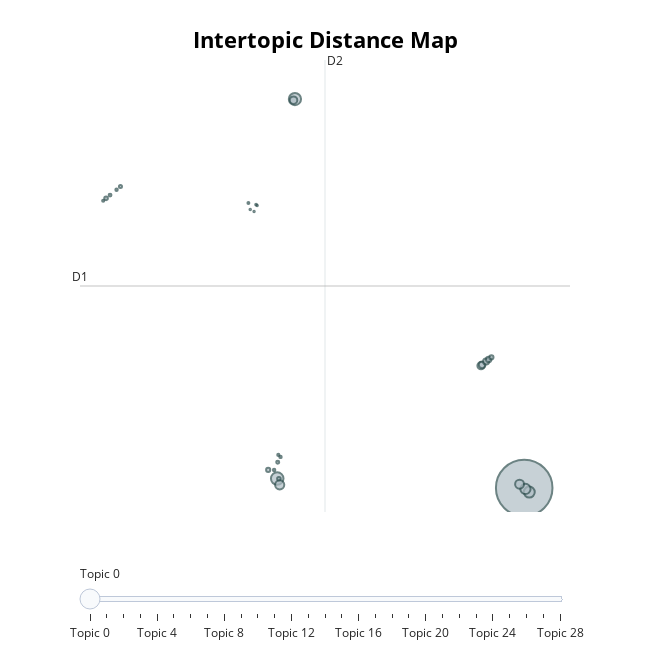

Notebook source saved alongside this figure:
### Code cell
topic_model.visualize_topics()

### Figure 1 — Plotly figure (JSON) as saved in the notebook; plotly's stock layout.template omitted (floating-point values rounded to 4 significant figures)
{"data": [{"customdata": [[0, "chat | fijn | dag | bestelling | punt", 18039], [1, "annuleren | bestelling | order_number | morgen | chat", 889], [2, "helpen | mee | chat | sponsoring | sponsoren", 848], [3, "brood | winkel | gaan | kopen | product", 676], [4, "melk | yoghurt | pak | product | chocolade", 594], [5, "verjaardag | gebak | cadeaukaart | korting | jarig", 475], [6, "koffie | aanbieding | koffiebon | koffiebonen | bestellen", 451], [7, "https | solliciteren | vacatures | nljobsjumbocomnlvacatures | country", 320], [8, "fruit | banaan | groente | paprika | groen", 300], [9, "vlees | vegetarisch | product | vegan | winkel", 250], [10, "aardappel | zak | gratis | product | bestellen", 201], [11, "pizza | product | terug | winkel | fijn", 164], [12, "ticket | kaart | code | wedstrijd | kassaticket", 100], [13, "toiletpapier | papier | rol | rollen | wc", 97], [14, "open | openingstijen | vandaag | filiaal | sluiten", 73], [15, "school | dochter | uur | kind | komen", 70], [16, "bezorginstructie | profiel | contactgegeven | bezorger | adres", 53], [17, "bloemkool | bloem | persoon | klein | bos", 50], [18, "ziekenhuis | annuleren | bestelling | beterschap | thuis", 44], [19, "wijn | fles | wit | rood | doos", 33], [20, "park | vakantiepark | slagboom | huis | bezorger", 32], [21, "salade | dressing | kopen | winkel | terug", 32], [22, "insecten | ingredint | product | verwerken | allergie", 27], [23, "tita | bericht | chat | tieta | good", 26], [24, "olie | olijfolie | winkel | retourneren | dag", 21], [25, "leidinggevend | korting | vraag | teamleider | werken", 17], [26, "retourneren | wwwjumbocomserviceherroepingsrechten | herroepingsrecht | herroepingsformulier | product", 13], [27, "serviceformulier | lukken | helpen | mee | formulier", 13], [28, "actie | schaatskaart | code | gratis | unox", 11]], "hovertemplate": "<b>Topic %{customdata[0]}</b><br>%{customdata[1]}<br>Size: %{customdata[2]}", "legendgroup": "", "marker": {"color": "#B0BEC5", "line": {"color": "DarkSlateGrey", "width": 2}, "size": [18039, 889, 848, 676, 594, 475, 451, 320, 300, 250, 201, 164, 100, 97, 73, 70, 53, 50, 44, 33, 32, 32, 27, 26, 21, 17, 13, 13, 11], "sizemode": "area", "sizeref": 11.27, "symbol": "circle"}, "mode": "markers", "name": "", "orientation": "v", "showlegend": false, "type": "scatter", "x": [14.7, 1.07, 2.047, 14.98, 14.77, 1.206, 14.44, 1.971, 12.32, 12.38, 12.6, 12.74, 12.89, 0.5715, -8.374, 1.163, -7.58, 1.099, -8.154, 0.8993, -7.796, 1.251, 1.131, -8.533, -0.5201, -0.09598, -0.03937, -0.4194, -0.2074], "xaxis": "x", "y": [-8.692, -8.06, 17.61, -8.973, -8.761, -8.483, -8.437, 17.53, -0.4258, -0.3694, -0.147, -0.008882, 0.1429, -7.474, 10.89, -8.068, 11.69, -6.955, 11.11, -7.474, 11.47, -6.594, -6.461, 10.73, 10.57, 10.47, 10.4, 10.14, 10.0], "yaxis": "y"}], "layout": {"annotations": [{"showarrow": false, "text": "D1", "x": -9.813, "y": 4.964, "yshift": 10}, {"showarrow": false, "text": "D2", "x": 3.706, "xshift": 10, "y": 20.25}], "height": 650, "hoverlabel": {"bgcolor": "white", "font": {"family": "Rockwell", "size": 16}}, "legend": {"itemsizing": "constant", "tracegroupgap": 0}, "margin": {"t": 60}, "shapes": [{"line": {"color": "#CFD8DC", "width": 2}, "type": "line", "x0": 3.706, "x1": 3.706, "y0": -10.32, "y1": 20.25}, {"line": {"color": "#9E9E9E", "width": 2}, "type": "line", "x0": -9.813, "x1": 17.23, "y0": 4.964, "y1": 4.964}], "sliders": [{"active": 0, "pad": {"t": 50}, "steps": [{"args": [{"marker.color": [["red", "#B0BEC5", "#B0BEC5", "#B0BEC5", "#B0BEC5", "#B0BEC5", "#B0BEC5", "#B0BEC5", "#B0BEC5", "#B0BEC5", "#B0BEC5", "#B0BEC5", "#B0BEC5", "#B0BEC5", "#B0BEC5", "#B0BEC5", "#B0BEC5", "#B0BEC5", "#B0BEC5", "#B0BEC5", "#B0BEC5", "#B0BEC5", "#B0BEC5", "#B0BEC5", "#B0BEC5", "#B0BEC5", "#B0BEC5", "#B0BEC5", "#B0BEC5"]]}], "label": "Topic 0", "method": "update"}, {"args": [{"marker.color": [["#B0BEC5", "red", "#B0BEC5", "#B0BEC5", "#B0BEC5", "#B0BEC5", "#B0BEC5", "#B0BEC5", "#B0BEC5", "#B0BEC5", "#B0BEC5", "#B0BEC5", "#B0BEC5", "#B0BEC5", "#B0BEC5", "#B0BEC5", "#B0BEC5", "#B0BEC5", "#B0BEC5", "#B0BEC5", "#B0BEC5", "#B0BEC5", "#B0BEC5", "#B0BEC5", "#B0BEC5", "#B0BEC5", "#B0BEC5", "#B0BEC5", "#B0BEC5"]]}], "label": "Topic 1", "method": "update"}, {"args": [{"marker.color": [["#B0BEC5", "#B0BEC5", "red", "#B0BEC5", "#B0BEC5", "#B0BEC5", "#B0BEC5", "#B0BEC5", "#B0BEC5", "#B0BEC5", "#B0BEC5", "#B0BEC5", "#B0BEC5", "#B0BEC5", "#B0BEC5", "#B0BEC5", "#B0BEC5", "#B0BEC5", "#B0BEC5", "#B0BEC5", "#B0BEC5", "#B0BEC5", "#B0BEC5", "#B0BEC5", "#B0BEC5", "#B0BEC5", "#B0BEC5", "#B0BEC5", "#B0BEC5"]]}], "label": "Topic 2", "method": "update"}, {"args": [{"marker.color": [["#B0BEC5", "#B0BEC5", "#B0BEC5", "red", "#B0BEC5", "#B0BEC5", "#B0BEC5", "#B0BEC5", "#B0BEC5", "#B0BEC5", "#B0BEC5", "#B0BEC5", "#B0BEC5", "#B0BEC5", "#B0BEC5", "#B0BEC5", "#B0BEC5", "#B0BEC5", "#B0BEC5", "#B0BEC5", "#B0BEC5", "#B0BEC5", "#B0BEC5", "#B0BEC5", "#B0BEC5", "#B0BEC5", "#B0BEC5", "#B0BEC5", "#B0BEC5"]]}], "label": "Topic 3", "method": "update"}, {"args": [{"marker.color": [["#B0BEC5", "#B0BEC5", "#B0BEC5", "#B0BEC5", "red", "#B0BEC5", "#B0BEC5", "#B0BEC5", "#B0BEC5", "#B0BEC5", "#B0BEC5", "#B0BEC5", "#B0BEC5", "#B0BEC5", "#B0BEC5", "#B0BEC5", "#B0BEC5", "#B0BEC5", "#B0BEC5", "#B0BEC5", "#B0BEC5", "#B0BEC5", "#B0BEC5", "#B0BEC5", "#B0BEC5", "#B0BEC5", "#B0BEC5", "#B0BEC5", "#B0BEC5"]]}], "label": "Topic 4", "method": "update"}, {"args": [{"marker.color": [["#B0BEC5", "#B0BEC5", "#B0BEC5", "#B0BEC5", "#B0BEC5", "red", "#B0BEC5", "#B0BEC5", "#B0BEC5", "#B0BEC5", "#B0BEC5", "#B0BEC5", "#B0BEC5", "#B0BEC5", "#B0BEC5", "#B0BEC5", "#B0BEC5", "#B0BEC5", "#B0BEC5", "#B0BEC5", "#B0BEC5", "#B0BEC5", "#B0BEC5", "#B0BEC5", "#B0BEC5", "#B0BEC5", "#B0BEC5", "#B0BEC5", "#B0BEC5"]]}], "label": "Topic 5", "method": "update"}, {"args": [{"marker.color": [["#B0BEC5", "#B0BEC5", "#B0BEC5", "#B0BEC5", "#B0BEC5", "#B0BEC5", "red", "#B0BEC5", "#B0BEC5", "#B0BEC5", "#B0BEC5", "#B0BEC5", "#B0BEC5", "#B0BEC5", "#B0BEC5", "#B0BEC5", "#B0BEC5", "#B0BEC5", "#B0BEC5", "#B0BEC5", "#B0BEC5", "#B0BEC5", "#B0BEC5", "#B0BEC5", "#B0BEC5", "#B0BEC5", "#B0BEC5", "#B0BEC5", "#B0BEC5"]]}], "label": "Topic 6", "method": "update"}, {"args": [{"marker.color": [["#B0BEC5", "#B0BEC5", "#B0BEC5", "#B0BEC5", "#B0BEC5", "#B0BEC5", "#B0BEC5", "red", "#B0BEC5", "#B0BEC5", "#B0BEC5", "#B0BEC5", "#B0BEC5", "#B0BEC5", "#B0BEC5", "#B0BEC5", "#B0BEC5", "#B0BEC5", "#B0BEC5", "#B0BEC5", "#B0BEC5", "#B0BEC5", "#B0BEC5", "#B0BEC5", "#B0BEC5", "#B0BEC5", "#B0BEC5", "#B0BEC5", "#B0BEC5"]]}], "label": "Topic 7", "method": "update"}, {"args": [{"marker.color": [["#B0BEC5", "#B0BEC5", "#B0BEC5", "#B0BEC5", "#B0BEC5", "#B0BEC5", "#B0BEC5", "#B0BEC5", "red", "#B0BEC5", "#B0BEC5", "#B0BEC5", "#B0BEC5", "#B0BEC5", "#B0BEC5", "#B0BEC5", "#B0BEC5", "#B0BEC5", "#B0BEC5", "#B0BEC5", "#B0BEC5", "#B0BEC5", "#B0BEC5", "#B0BEC5", "#B0BEC5", "#B0BEC5", "#B0BEC5", "#B0BEC5", "#B0BEC5"]]}], "label": "Topic 8", "method": "update"}, {"args": [{"marker.color": [["#B0BEC5", "#B0BEC5", "#B0BEC5", "#B0BEC5", "#B0BEC5", "#B0BEC5", "#B0BEC5", "#B0BEC5", "#B0BEC5", "red", "#B0BEC5", "#B0BEC5", "#B0BEC5", "#B0BEC5", "#B0BEC5", "#B0BEC5", "#B0BEC5", "#B0BEC5", "#B0BEC5", "#B0BEC5", "#B0BEC5", "#B0BEC5", "#B0BEC5", "#B0BEC5", "#B0BEC5", "#B0BEC5", "#B0BEC5", "#B0BEC5", "#B0BEC5"]]}], "label": "Topic 9", "method": "update"}, {"args": [{"marker.color": [["#B0BEC5", "#B0BEC5", "#B0BEC5", "#B0BEC5", "#B0BEC5", "#B0BEC5", "#B0BEC5", "#B0BEC5", "#B0BEC5", "#B0BEC5", "red", "#B0BEC5", "#B0BEC5", "#B0BEC5", "#B0BEC5", "#B0BEC5", "#B0BEC5", "#B0BEC5", "#B0BEC5", "#B0BEC5", "#B0BEC5", "#B0BEC5", "#B0BEC5", "#B0BEC5", "#B0BEC5", "#B0BEC5", "#B0BEC5", "#B0BEC5", "#B0BEC5"]]}], "label": "Topic 10", "method": "update"}, {"args": [{"marker.color": [["#B0BEC5", "#B0BEC5", "#B0BEC5", "#B0BEC5", "#B0BEC5", "#B0BEC5", "#B0BEC5", "#B0BEC5", "#B0BEC5", "#B0BEC5", "#B0BEC5", "red", "#B0BEC5", "#B0BEC5", "#B0BEC5", "#B0BEC5", "#B0BEC5", "#B0BEC5", "#B0BEC5", "#B0BEC5", "#B0BEC5", "#B0BEC5", "#B0BEC5", "#B0BEC5", "#B0BEC5", "#B0BEC5", "#B0BEC5", "#B0BEC5", "#B0BEC5"]]}], "label": "Topic 11", "method": "update"}, {"args": [{"marker.color": [["#B0BEC5", "#B0BEC5", "#B0BEC5", "#B0BEC5", "#B0BEC5", "#B0BEC5", "#B0BEC5", "#B0BEC5", "#B0BEC5", "#B0BEC5", "#B0BEC5", "#B0BEC5", "red", "#B0BEC5", "#B0BEC5", "#B0BEC5", "#B0BEC5", "#B0BEC5", "#B0BEC5", "#B0BEC5", "#B0BEC5", "#B0BEC5", "#B0BEC5", "#B0BEC5", "#B0BEC5", "#B0BEC5", "#B0BEC5", "#B0BEC5", "#B0BEC5"]]}], "label": "Topic 12", "method": "update"}, {"args": [{"marker.color": [["#B0BEC5", "#B0BEC5", "#B0BEC5", "#B0BEC5", "#B0BEC5", "#B0BEC5", "#B0BEC5", "#B0BEC5", "#B0BEC5", "#B0BEC5", "#B0BEC5", "#B0BEC5", "#B0BEC5", "red", "#B0BEC5", "#B0BEC5", "#B0BEC5", "#B0BEC5", "#B0BEC5", "#B0BEC5", "#B0BEC5", "#B0BEC5", "#B0BEC5", "#B0BEC5", "#B0BEC5", "#B0BEC5", "#B0BEC5", "#B0BEC5", "#B0BEC5"]]}], "label": "Topic 13", "method": "update"}, {"args": [{"marker.color": [["#B0BEC5", "#B0BEC5", "#B0BEC5", "#B0BEC5", "#B0BEC5", "#B0BEC5", "#B0BEC5", "#B0BEC5", "#B0BEC5", "#B0BEC5", "#B0BEC5", "#B0BEC5", "#B0BEC5", "#B0BEC5", "red", "#B0BEC5", "#B0BEC5", "#B0BEC5", "#B0BEC5", "#B0BEC5", "#B0BEC5", "#B0BEC5", "#B0BEC5", "#B0BEC5", "#B0BEC5", "#B0BEC5", "#B0BEC5", "#B0BEC5", "#B0BEC5"]]}], "label": "Topic 14", "method": "update"}, {"args": [{"marker.color": [["#B0BEC5", "#B0BEC5", "#B0BEC5", "#B0BEC5", "#B0BEC5", "#B0BEC5", "#B0BEC5", "#B0BEC5", "#B0BEC5", "#B0BEC5", "#B0BEC5", "#B0BEC5", "#B0BEC5", "#B0BEC5", "#B0BEC5", "red", "#B0BEC5", "#B0BEC5", "#B0BEC5", "#B0BEC5", "#B0BEC5", "#B0BEC5", "#B0BEC5", "#B0BEC5", "#B0BEC5", "#B0BEC5", "#B0BEC5", "#B0BEC5", "#B0BEC5"]]}], "label": "Topic 15", "method": "update"}, {"args": [{"marker.color": [["#B0BEC5", "#B0BEC5", "#B0BEC5", "#B0BEC5", "#B0BEC5", "#B0BEC5", "#B0BEC5", "#B0BEC5", "#B0BEC5", "#B0BEC5", "#B0BEC5", "#B0BEC5", "#B0BEC5", "#B0BEC5", "#B0BEC5", "#B0BEC5", "red", "#B0BEC5", "#B0BEC5", "#B0BEC5", "#B0BEC5", "#B0BEC5", "#B0BEC5", "#B0BEC5", "#B0BEC5", "#B0BEC5", "#B0BEC5", "#B0BEC5", "#B0BEC5"]]}], "label": "Topic 16", "method": "update"}, {"args": [{"marker.color": [["#B0BEC5", "#B0BEC5", "#B0BEC5", "#B0BEC5", "#B0BEC5", "#B0BEC5", "#B0BEC5", "#B0BEC5", "#B0BEC5", "#B0BEC5", "#B0BEC5", "#B0BEC5", "#B0BEC5", "#B0BEC5", "#B0BEC5", "#B0BEC5", "#B0BEC5", "red", "#B0BEC5", "#B0BEC5", "#B0BEC5", "#B0BEC5", "#B0BEC5", "#B0BEC5", "#B0BEC5", "#B0BEC5", "#B0BEC5", "#B0BEC5", "#B0BEC5"]]}], "label": "Topic 17", "method": "update"}, {"args": [{"marker.color": [["#B0BEC5", "#B0BEC5", "#B0BEC5", "#B0BEC5", "#B0BEC5", "#B0BEC5", "#B0BEC5", "#B0BEC5", "#B0BEC5", "#B0BEC5", "#B0BEC5", "#B0BEC5", "#B0BEC5", "#B0BEC5", "#B0BEC5", "#B0BEC5", "#B0BEC5", "#B0BEC5", "red", "#B0BEC5", "#B0BEC5", "#B0BEC5", "#B0BEC5", "#B0BEC5", "#B0BEC5", "#B0BEC5", "#B0BEC5", "#B0BEC5", "#B0BEC5"]]}], "label": "Topic 18", "method": "update"}, {"args": [{"marker.color": [["#B0BEC5", "#B0BEC5", "#B0BEC5", "#B0BEC5", "#B0BEC5", "#B0BEC5", "#B0BEC5", "#B0BEC5", "#B0BEC5", "#B0BEC5", "#B0BEC5", "#B0BEC5", "#B0BEC5", "#B0BEC5", "#B0BEC5", "#B0BEC5", "#B0BEC5", "#B0BEC5", "#B0BEC5", "red", "#B0BEC5", "#B0BEC5", "#B0BEC5", "#B0BEC5", "#B0BEC5", "#B0BEC5", "#B0BEC5", "#B0BEC5", "#B0BEC5"]]}], "label": "Topic 19", "method": "update"}, {"args": [{"marker.color": [["#B0BEC5", "#B0BEC5", "#B0BEC5", "#B0BEC5", "#B0BEC5", "#B0BEC5", "#B0BEC5", "#B0BEC5", "#B0BEC5", "#B0BEC5", "#B0BEC5", "#B0BEC5", "#B0BEC5", "#B0BEC5", "#B0BEC5", "#B0BEC5", "#B0BEC5", "#B0BEC5", "#B0BEC5", "#B0BEC5", "red", "#B0BEC5", "#B0BEC5", "#B0BEC5", "#B0BEC5", "#B0BEC5", "#B0BEC5", "#B0BEC5", "#B0BEC5"]]}], "label": "Topic 20", "method": "update"}, {"args": [{"marker.color": [["#B0BEC5", "#B0BEC5", "#B0BEC5", "#B0BEC5", "#B0BEC5", "#B0BEC5", "#B0BEC5", "#B0BEC5", "#B0BEC5", "#B0BEC5", "#B0BEC5", "#B0BEC5", "#B0BEC5", "#B0BEC5", "#B0BEC5", "#B0BEC5", "#B0BEC5", "#B0BEC5", "#B0BEC5", "#B0BEC5", "#B0BEC5", "red", "#B0BEC5", "#B0BEC5", "#B0BEC5", "#B0BEC5", "#B0BEC5", "#B0BEC5", "#B0BEC5"]]}], "label": "Topic 21", "method": "update"}, {"args": [{"marker.color": [["#B0BEC5", "#B0BEC5", "#B0BEC5", "#B0BEC5", "#B0BEC5", "#B0BEC5", "#B0BEC5", "#B0BEC5", "#B0BEC5", "#B0BEC5", "#B0BEC5", "#B0BEC5", "#B0BEC5", "#B0BEC5", "#B0BEC5", "#B0BEC5", "#B0BEC5", "#B0BEC5", "#B0BEC5", "#B0BEC5", "#B0BEC5", "#B0BEC5", "red", "#B0BEC5", "#B0BEC5", "#B0BEC5", "#B0BEC5", "#B0BEC5", "#B0BEC5"]]}], "label": "Topic 22", "method": "update"}, {"args": [{"marker.color": [["#B0BEC5", "#B0BEC5", "#B0BEC5", "#B0BEC5", "#B0BEC5", "#B0BEC5", "#B0BEC5", "#B0BEC5", "#B0BEC5", "#B0BEC5", "#B0BEC5", "#B0BEC5", "#B0BEC5", "#B0BEC5", "#B0BEC5", "#B0BEC5", "#B0BEC5", "#B0BEC5", "#B0BEC5", "#B0BEC5", "#B0BEC5", "#B0BEC5", "#B0BEC5", "red", "#B0BEC5", "#B0BEC5", "#B0BEC5", "#B0BEC5", "#B0BEC5"]]}], "label": "Topic 23", "method": "update"}, {"args": [{"marker.color": [["#B0BEC5", "#B0BEC5", "#B0BEC5", "#B0BEC5", "#B0BEC5", "#B0BEC5", "#B0BEC5", "#B0BEC5", "#B0BEC5", "#B0BEC5", "#B0BEC5", "#B0BEC5", "#B0BEC5", "#B0BEC5", "#B0BEC5", "#B0BEC5", "#B0BEC5", "#B0BEC5", "#B0BEC5", "#B0BEC5", "#B0BEC5", "#B0BEC5", "#B0BEC5", "#B0BEC5", "red", "#B0BEC5", "#B0BEC5", "#B0BEC5", "#B0BEC5"]]}], "label": "Topic 24", "method": "update"}, {"args": [{"marker.color": [["#B0BEC5", "#B0BEC5", "#B0BEC5", "#B0BEC5", "#B0BEC5", "#B0BEC5", "#B0BEC5", "#B0BEC5", "#B0BEC5", "#B0BEC5", "#B0BEC5", "#B0BEC5", "#B0BEC5", "#B0BEC5", "#B0BEC5", "#B0BEC5", "#B0BEC5", "#B0BEC5", "#B0BEC5", "#B0BEC5", "#B0BEC5", "#B0BEC5", "#B0BEC5", "#B0BEC5", "#B0BEC5", "red", "#B0BEC5", "#B0BEC5", "#B0BEC5"]]}], "label": "Topic 25", "method": "update"}, {"args": [{"marker.color": [["#B0BEC5", "#B0BEC5", "#B0BEC5", "#B0BEC5", "#B0BEC5", "#B0BEC5", "#B0BEC5", "#B0BEC5", "#B0BEC5", "#B0BEC5", "#B0BEC5", "#B0BEC5", "#B0BEC5", "#B0BEC5", "#B0BEC5", "#B0BEC5", "#B0BEC5", "#B0BEC5", "#B0BEC5", "#B0BEC5", "#B0BEC5", "#B0BEC5", "#B0BEC5", "#B0BEC5", "#B0BEC5", "#B0BEC5", "red", "#B0BEC5", "#B0BEC5"]]}], "label": "Topic 26", "method": "update"}, {"args": [{"marker.color": [["#B0BEC5", "#B0BEC5", "#B0BEC5", "#B0BEC5", "#B0BEC5", "#B0BEC5", "#B0BEC5", "#B0BEC5", "#B0BEC5", "#B0BEC5", "#B0BEC5", "#B0BEC5", "#B0BEC5", "#B0BEC5", "#B0BEC5", "#B0BEC5", "#B0BEC5", "#B0BEC5", "#B0BEC5", "#B0BEC5", "#B0BEC5", "#B0BEC5", "#B0BEC5", "#B0BEC5", "#B0BEC5", "#B0BEC5", "#B0BEC5", "red", "#B0BEC5"]]}], "label": "Topic 27", "method": "update"}, {"args": [{"marker.color": [["#B0BEC5", "#B0BEC5", "#B0BEC5", "#B0BEC5", "#B0BEC5", "#B0BEC5", "#B0BEC5", "#B0BEC5", "#B0BEC5", "#B0BEC5", "#B0BEC5", "#B0BEC5", "#B0BEC5", "#B0BEC5", "#B0BEC5", "#B0BEC5", "#B0BEC5", "#B0BEC5", "#B0BEC5", "#B0BEC5", "#B0BEC5", "#B0BEC5", "#B0BEC5", "#B0BEC5", "#B0BEC5", "#B0BEC5", "#B0BEC5", "#B0BEC5", "red"]]}], "label": "Topic 28", "method": "update"}]}], "title": {"font": {"color": "Black", "size": 22}, "text": "<b>Intertopic Distance Map</b>", "x": 0.5, "xanchor": "center", "y": 0.95, "yanchor": "top"}, "width": 650, "xaxis": {"anchor": "y", "domain": [0, 1], "range": [-9.813, 17.23], "title": {"text": ""}, "visible": false}, "yaxis": {"anchor": "x", "domain": [0, 1], "range": [-10.32, 20.25], "title": {"text": ""}, "visible": false}}}
